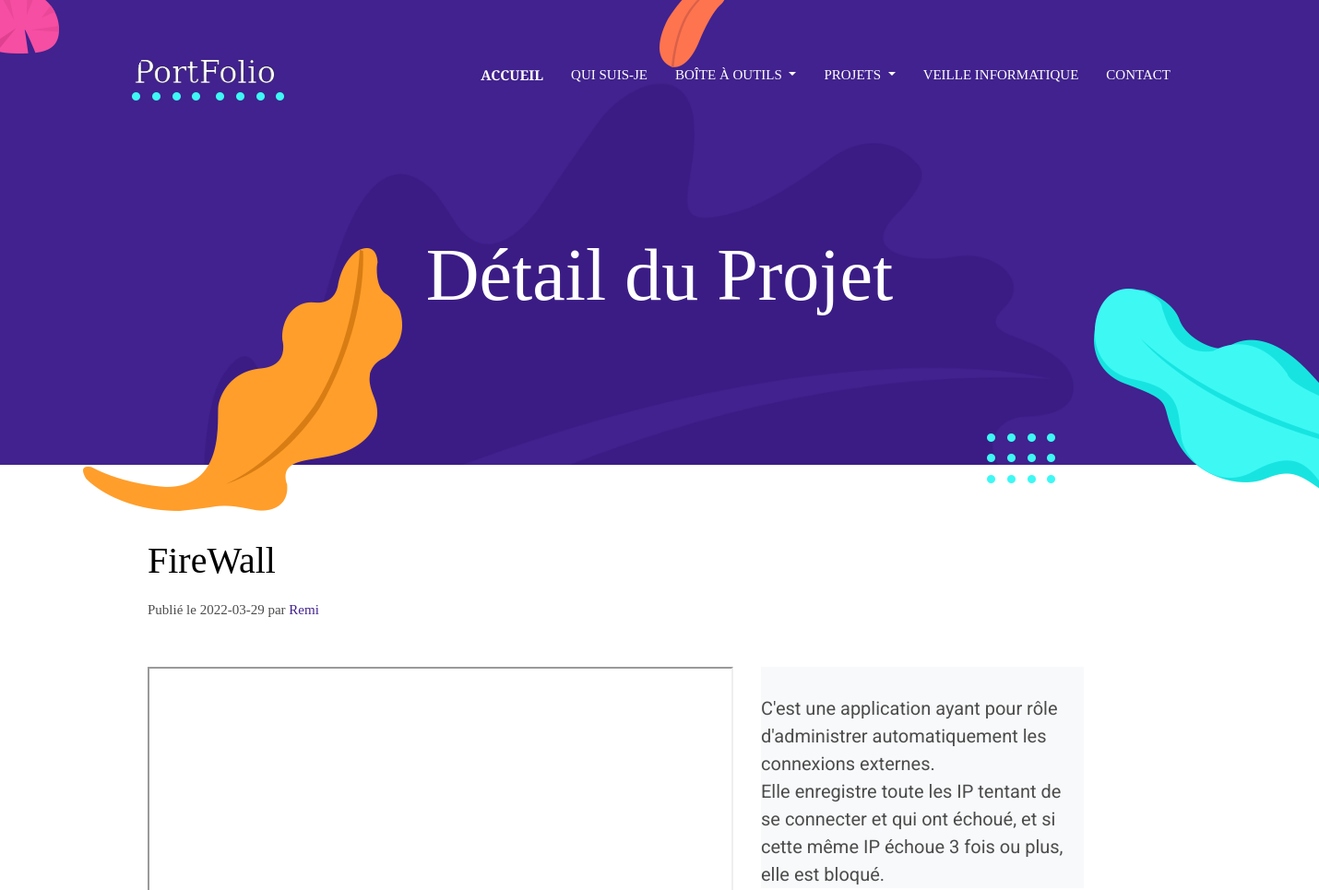
/projet-details.php?idProjet=4 (upper part), run on an earlier commit of the app's database.
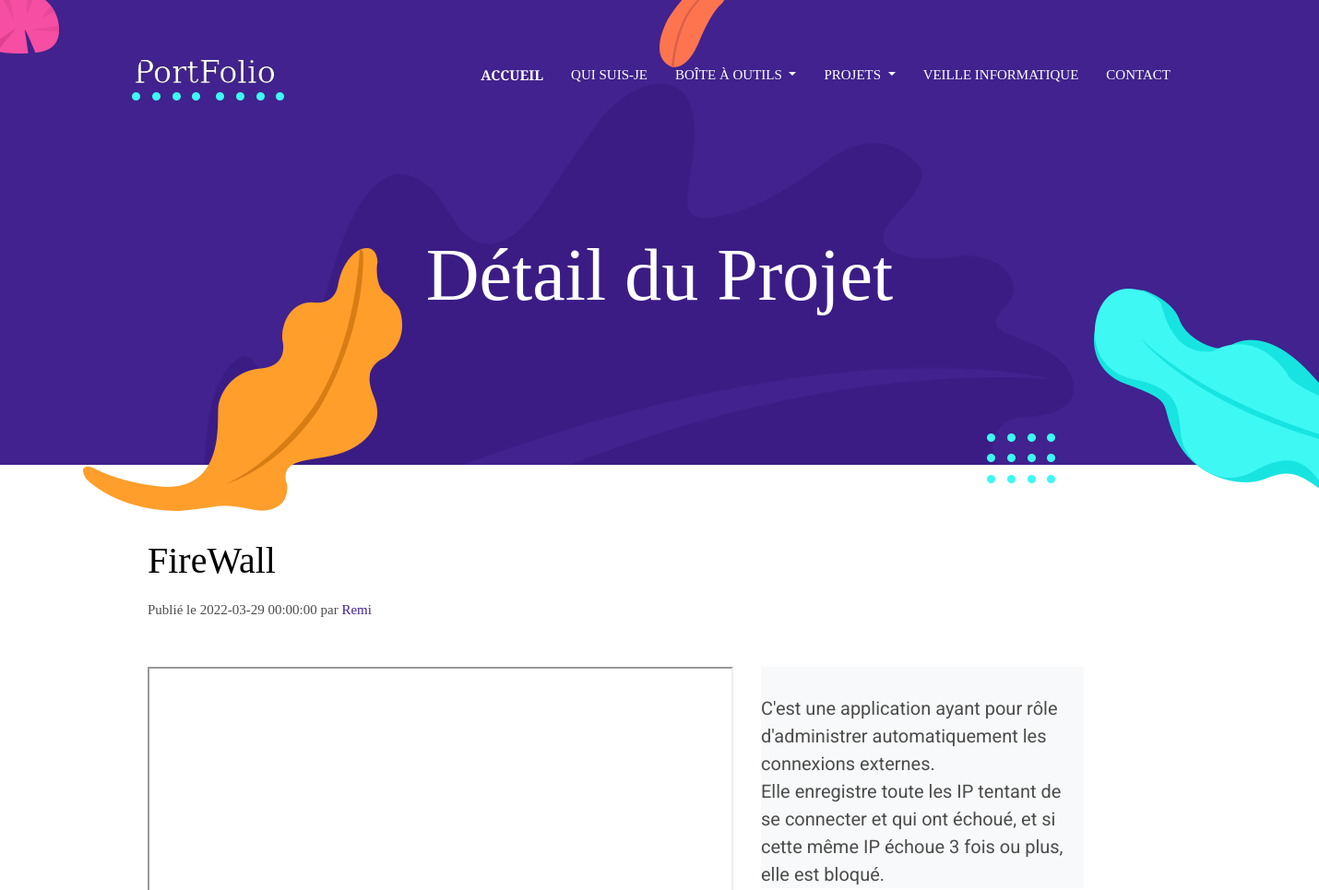
And on a later commit of the database.
### tables this page shows
CREATE TABLE IF NOT EXISTS `document` (
  `numeroDocument` int(11) NOT NULL AUTO_INCREMENT,
  `titreProjet` varchar(50) DEFAULT NULL,
  `lien` varchar(1000) DEFAULT NULL,
  `dateInsertion` datetime DEFAULT CURRENT_TIMESTAMP,
  `description` varchar(2000) DEFAULT NULL,
  `lienImage` varchar(200) NOT NULL,
  `lien_publication` varchar(1000) DEFAULT NULL,
  PRIMARY KEY (`numeroDocument`)
);

### projet-details.php (the view, shortened to what this page needs)
<!DOCTYPE html>
<html lang="fr">
<?php
if (isset($_GET['idProjet']) && !empty($_GET['idProjet'])) {
  $idDocument = $_GET['idProjet'];
  include "header.php";
  require_once "./bdd_connexion.php";
  $requete = "SELECT `numeroDocument`, `titreProjet`, `lien`, `dateInsertion`, `description`, `lien_publication` FROM `document` WHERE `numeroDocument` = " . $idDocument;
  $resultat = $pdo->query($requete);
  $resultat = $resultat->fetchAll();
  $lienIframe = $resultat[0]['lien_publication'];
  $titreDocument = $resultat[0]['titreProjet'];
  $description = $resultat[0]['description'];
  $date = $resultat[0]['dateInsertion'];
?>
  <body>
    <?php
    if (isset($lienIframe) && isset($idDocument) && isset($titreDocument) && isset($description) && isset($date)) {
    ?>
      <?php
      include "./nav-bar.php";
      ?>
      <section class="page-title bg-primary position-relative">
        <div class="container">
          <div class="row">
            <div class="col-12 text-center">
              <h1 class="text-white font-tertiary">Détail du Projet</h1>
            </div>
          </div>
        </div>
        <img src="images/illustrations/page-title.png" alt="illustrations" class="bg-shape-1 w-100">
        <img src="images/illustrations/leaf-pink-round.png" alt="illustrations" class="bg-shape-2">
        <img src="images/illustrations/dots-cyan.png" alt="illustrations" class="bg-shape-3">
        <img src="images/illustrations/leaf-orange.png" alt="illustrations" class="bg-shape-4">
        <img src="images/illustrations/leaf-yellow.png" alt="illustrations" class="bg-shape-5">
        <img src="images/illustrations/dots-group-cyan.png" alt="illustrations" class="bg-shape-6">
        <img src="images/illustrations/leaf-cyan-lg.png" alt="illustrations" class="bg-shape-7">
      </section>
      <section class="section">
        <div class="container">
          <div class="row">
            <div class="col-lg-12">
              <h3 class="font-tertiary mb-3"> <?php echo $titreDocument ?> </h3>
              <p class="font-secondary mb-5">Publié le <?php echo $date ?> par<span class="text-primary"> Remi</span></p>
              <div class="content">
                <div class="row">
                  <div class="col-7" style="height: 90vh;"> <?php echo '<iframe src="' . $lienIframe . '" style="height: 100%; width: 100%"></iframe>'; ?> </div>
                  <div class="col-4">
                    <div class="d-flex align-items-start bg-light mb-3" style="height: 30vh; font-size: 20px; line-height: 30px;">
                      <br>
                      <?php echo $description; ?>
                    </div>
                  </div>
                </div>
              </div>
            </div>
          </div>
        </div>
      </section>
  </body>
</html>
<?php
    }
  }
?>

What changed in the data, as far as the page shows it:
changed document "FireWall": dateInsertion "2022-03-29" → "2022-03-29 00:00:00"
